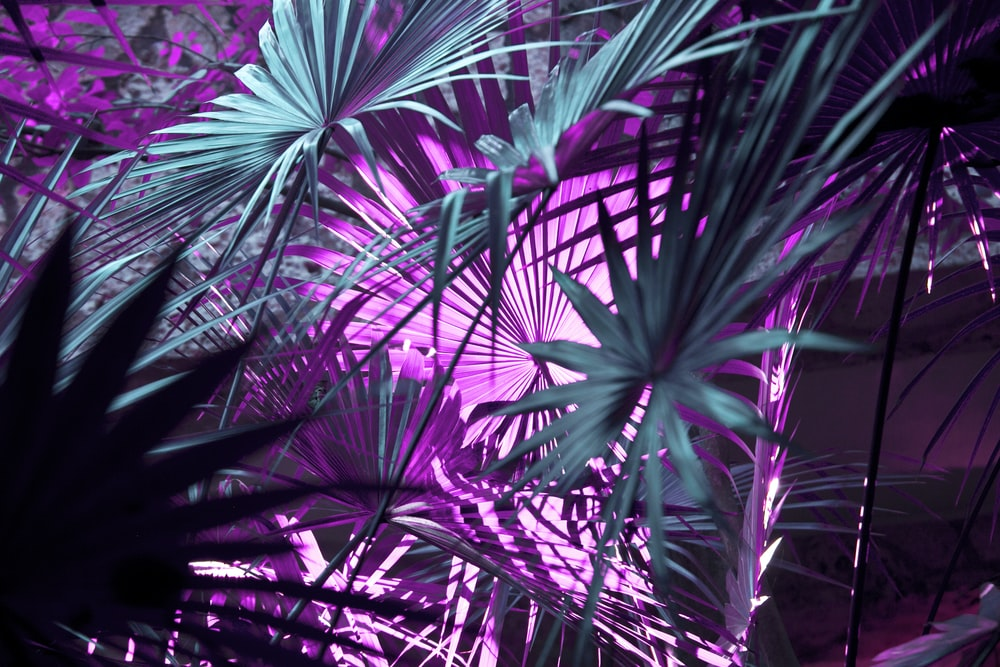
#> input picture Computer Vision projects/Augmented reality with opencv/test.jfif, 1000 x 667 px
$ python main.py
#> lines starting #> are read from the running program, lines starting #| are printed output that depends on the picture; after the words box and inside, x2 and y2 are one past the last pixel; in counts of white or black regions, pixels touching at a corner belong together
#image processing libraries
import cv2

#GUI libraries
import easygui

#system libraries
import sys


'''We'll use easygui to open a dialog box to chose the file and store the path'''
def upload():
  Img_path = easygui.fileopenbox()
#> the answer given: ../Augmented reality with opencv/test.jfif
  ctn(Img_path)

def ctn(path):
  # read the image
  img = cv2.imread(path)
#> img is the input picture: shape (667, 1000, 3); mean B, G, R 96.5, 57.2, 75.6
  rgbimg = cv2.cvtColor(img,cv2.COLOR_BGR2RGB)

  # make sure the image is loaded
  if img is None:
    print("Image not loaded. choose an image file")
    sys.exit()

  # resize the image
  resized = cv2.resize(rgbimg,(960,540))
  cv2.imwrite('Computer Vision projects\cartooning\images/rgb.jpg',resized)

  '''To convert an image to a cartoon, multiple transformations are done.
  '''
  # convert to grayscale
  gray = cv2.cvtColor(img, cv2.COLOR_BGR2GRAY)
  resized_gray = cv2.resize(gray,(960,540))
  cv2.imwrite('Computer Vision projects\cartooning\images/gray.jpg',resized_gray)

  #smoothening the grayscale
  gray_smooth = cv2.medianBlur(gray,5)
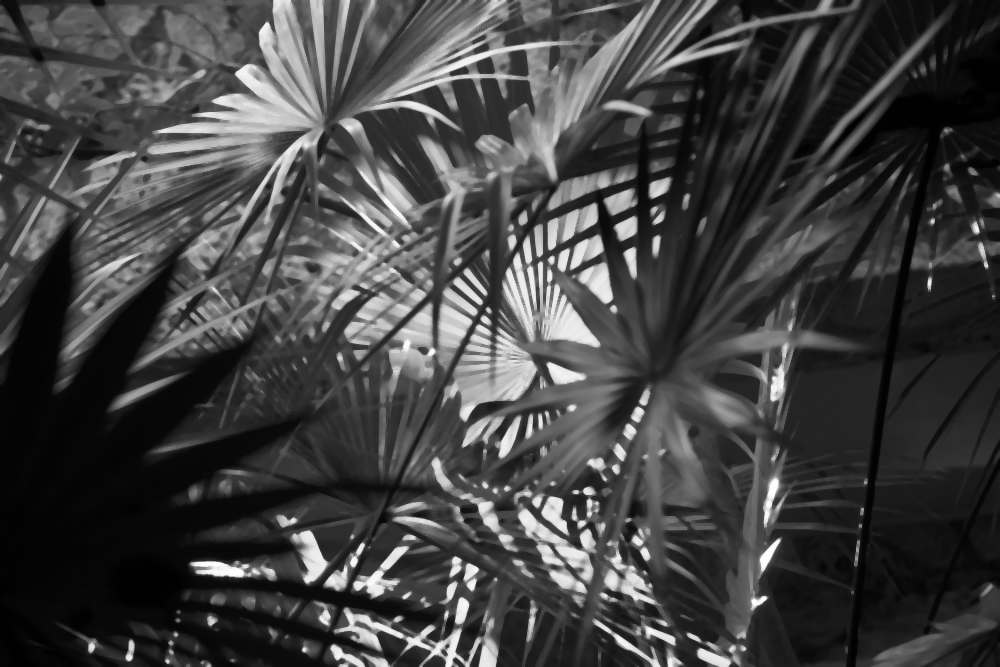
#> gray_smooth: shape (667, 1000); min 0, max 255, mean 66.3
  resized_smooth = cv2.resize(gray_smooth,(960,540))
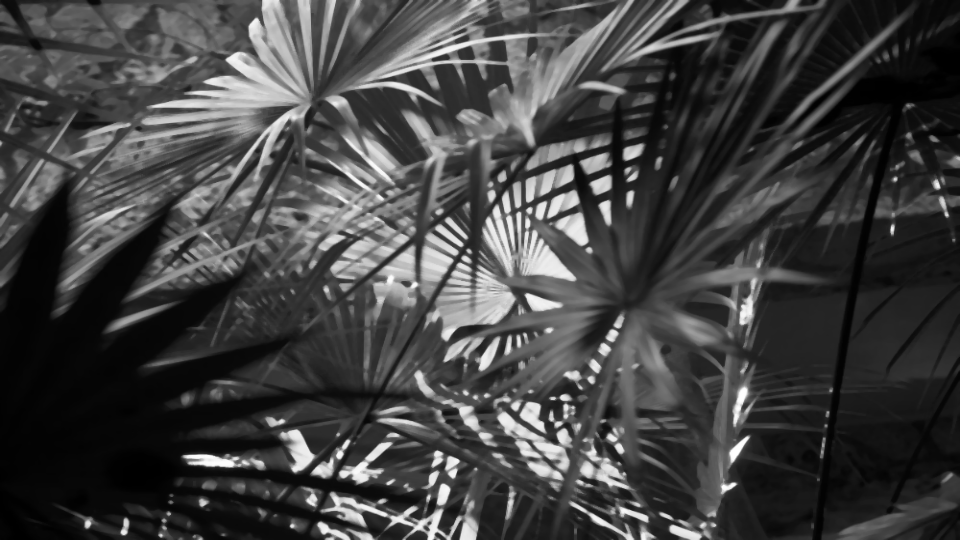
#> resized_smooth: shape (540, 960); min 0, max 254, mean 66.2
  cv2.imwrite('Computer Vision projects\cartooning\images/smooth_gray.jpg',resized_smooth)

  #retrieving the edges by using thresholding technique
  getEdge = cv2.adaptiveThreshold(gray_smooth,255,cv2.ADAPTIVE_THRESH_MEAN_C,cv2.THRESH_BINARY,9,9)
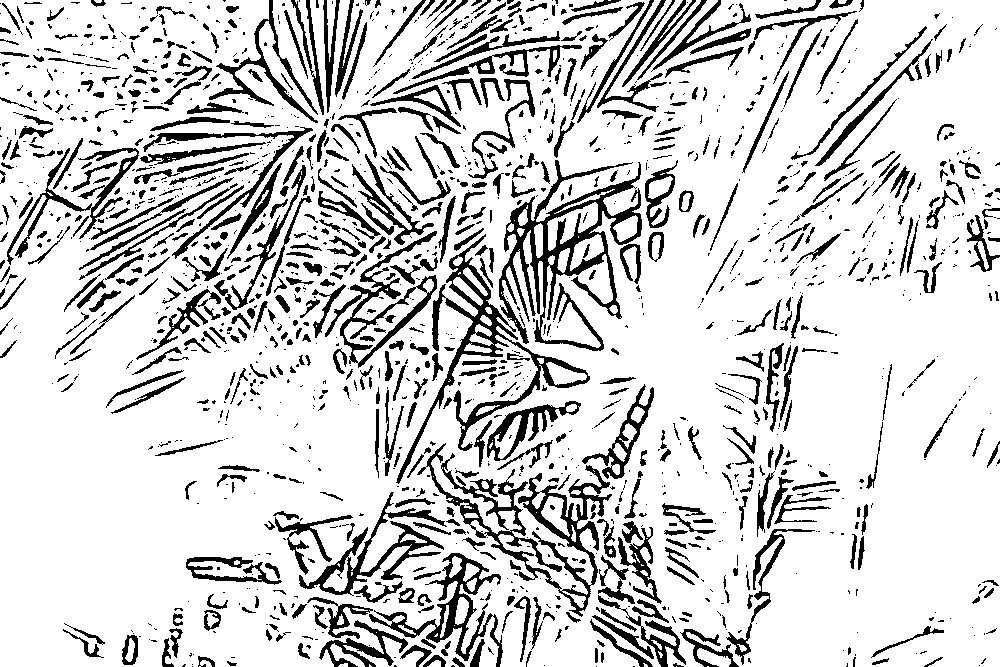
#> getEdge: shape (667, 1000); 82.6% white; 1584 black regions (927 under 20 px), largest, box (x1, y1, x2, y2) and area: (499, 160, 642, 351) 7300, (417, 443, 612, 617) 5954, (396, 234, 590, 484) 4946

  resized_edge = cv2.resize(getEdge,(960,540))
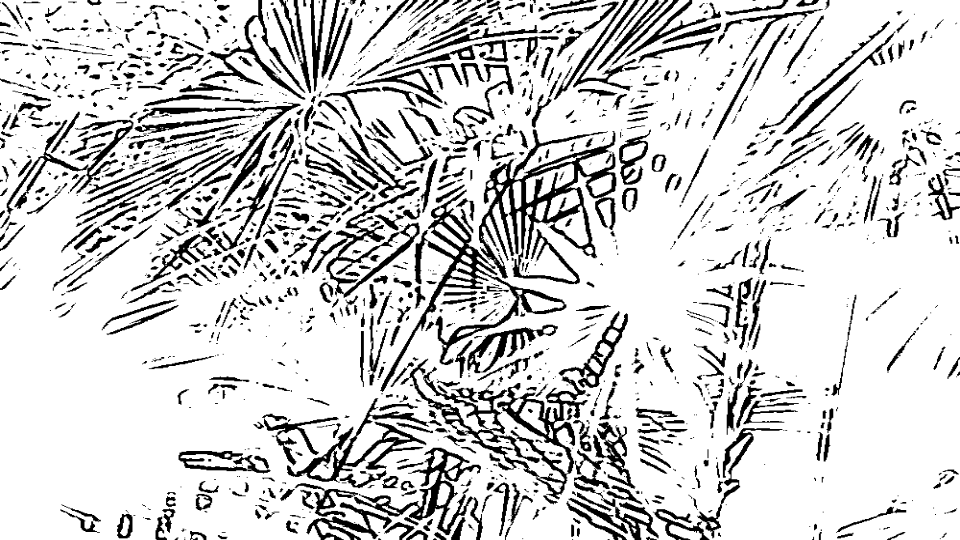
#> resized_edge: shape (540, 960); min 0, max 255, mean 210.6
  cv2.imwrite('Computer Vision projects\cartooning\images/edge.jpg',resized_edge)


  # keep edge sharp and remove noise using bilateral filter
  color_img = cv2.bilateralFilter(img, 9, 300, 300)
  resized_col = cv2.resize(color_img,(960,540))
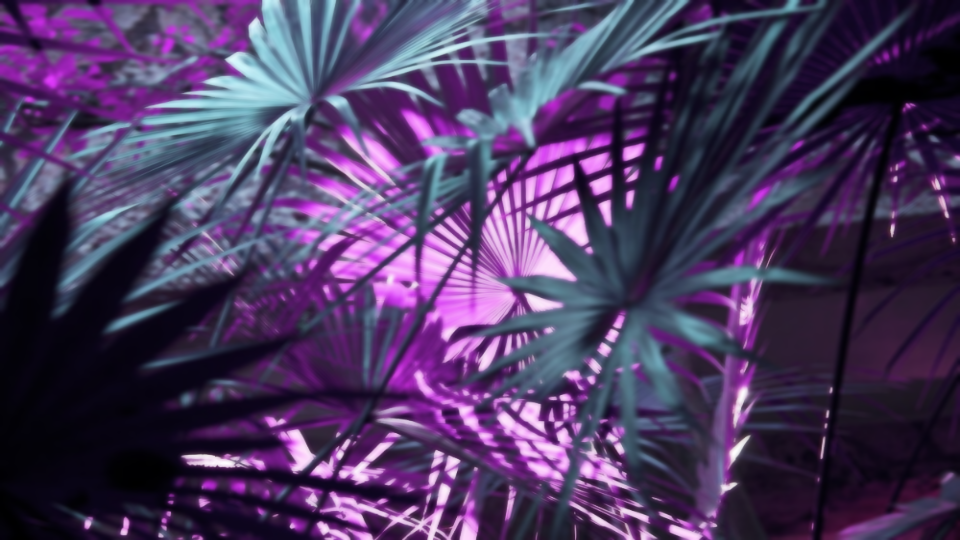
#> resized_col: shape (540, 960, 3); mean B, G, R 96.2, 57, 75.3
  cv2.imwrite('Computer Vision projects\cartooning\images/clr.jpg',resized_col)

  #masking edge image with color image
  cartoon_img = cv2.bitwise_and(color_img,color_img,mask =getEdge)
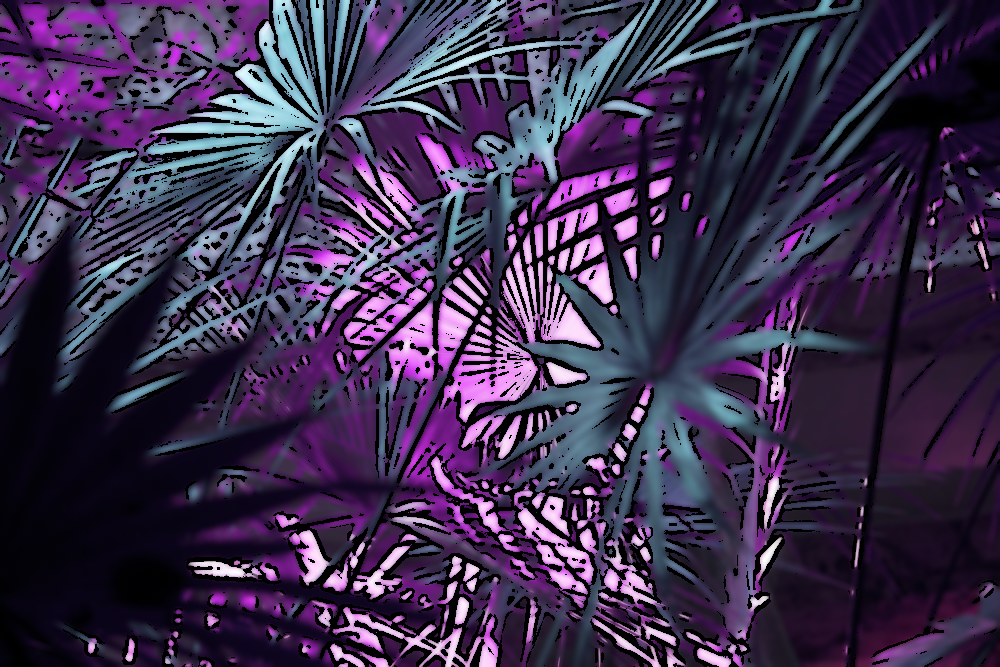
#> cartoon_img: shape (667, 1000, 3); mean B, G, R 77.4, 46.7, 60.5
  resized_cartoon = cv2.resize(cartoon_img,(960,540))
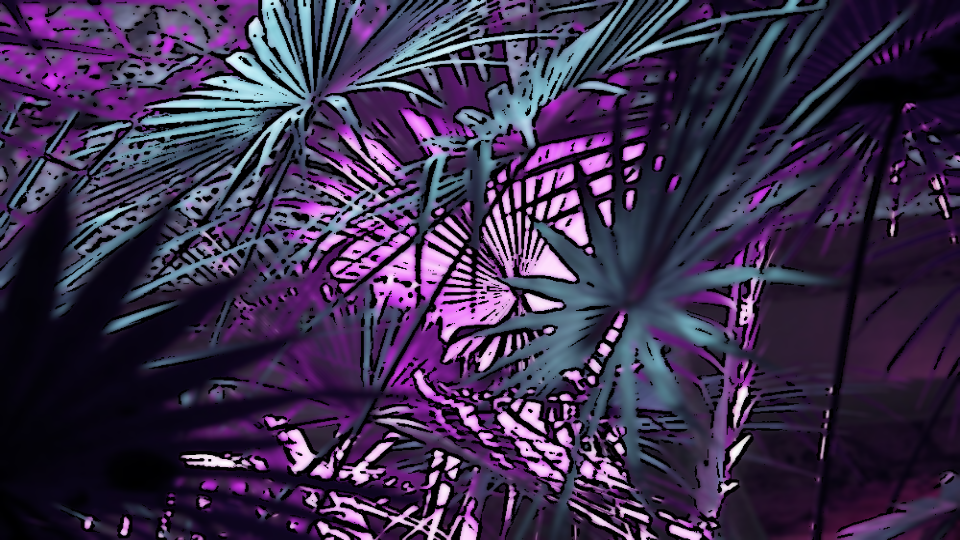
#> resized_cartoon: shape (540, 960, 3); mean B, G, R 77.3, 46.6, 60.4
  cv2.imwrite('Computer Vision projects\cartooning\images/cartoon.jpg',resized_cartoon)


if __name__ =='__main__':
  upload()
